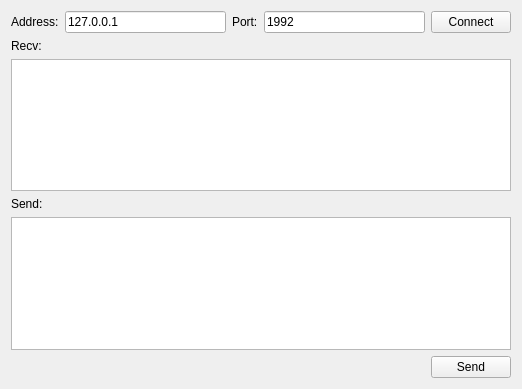
<?xml version="1.0" encoding="UTF-8"?>
<ui version="4.0">
 <class>Widget</class>
 <widget class="QWidget" name="Widget">
  <property name="geometry">
   <rect>
    <x>0</x>
    <y>0</y>
    <width>522</width>
    <height>389</height>
   </rect>
  </property>
  <property name="windowTitle">
   <string>Widget</string>
  </property>
  <layout class="QVBoxLayout" name="verticalLayout_3">
   <item>
    <layout class="QHBoxLayout" name="horizontalLayout_2">
     <item>
      <widget class="QLabel" name="label">
       <property name="text">
        <string>Address:</string>
       </property>
      </widget>
     </item>
     <item>
      <widget class="QLineEdit" name="editAddress">
       <property name="text">
        <string>127.0.0.1</string>
       </property>
      </widget>
     </item>
     <item>
      <widget class="QLabel" name="label_2">
       <property name="text">
        <string>Port:</string>
       </property>
      </widget>
     </item>
     <item>
      <widget class="QLineEdit" name="editPort">
       <property name="text">
        <string>1992</string>
       </property>
      </widget>
     </item>
     <item>
      <widget class="QPushButton" name="btnConnect">
       <property name="text">
        <string>Connect</string>
       </property>
      </widget>
     </item>
    </layout>
   </item>
   <item>
    <layout class="QVBoxLayout" name="verticalLayout_2">
     <item>
      <widget class="QLabel" name="label_3">
       <property name="text">
        <string>Recv:</string>
       </property>
      </widget>
     </item>
     <item>
      <widget class="QTextEdit" name="editRecv"/>
     </item>
    </layout>
   </item>
   <item>
    <layout class="QVBoxLayout" name="verticalLayout">
     <item>
      <widget class="QLabel" name="label_4">
       <property name="text">
        <string>Send:</string>
       </property>
      </widget>
     </item>
     <item>
      <widget class="QTextEdit" name="editSend"/>
     </item>
    </layout>
   </item>
   <item>
    <layout class="QHBoxLayout" name="horizontalLayout">
     <item>
      <spacer name="horizontalSpacer">
       <property name="orientation">
        <enum>Qt::Horizontal</enum>
       </property>
       <property name="sizeHint" stdset="0">
        <size>
         <width>40</width>
         <height>20</height>
        </size>
       </property>
      </spacer>
     </item>
     <item>
      <widget class="QPushButton" name="btnSend">
       <property name="text">
        <string>Send</string>
       </property>
      </widget>
     </item>
    </layout>
   </item>
  </layout>
 </widget>
 <layoutdefault spacing="6" margin="11"/>
 <resources/>
 <connections/>
</ui>
